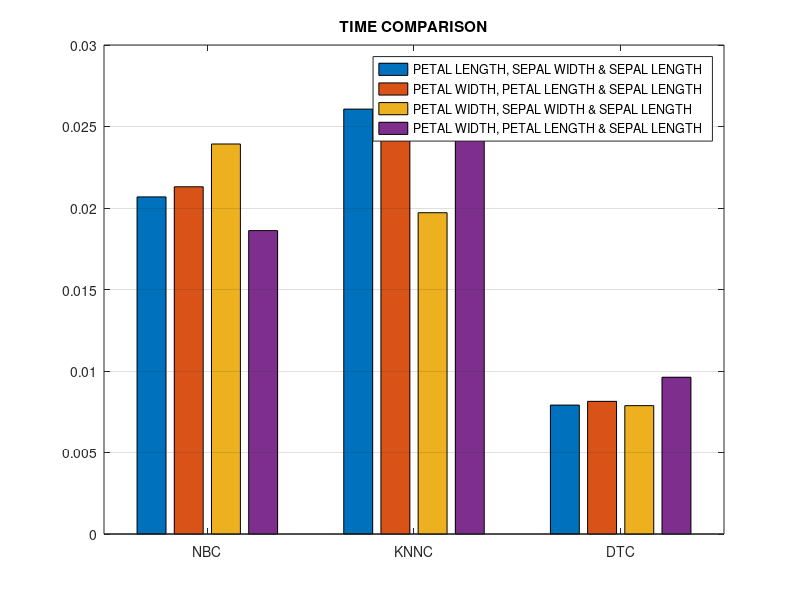
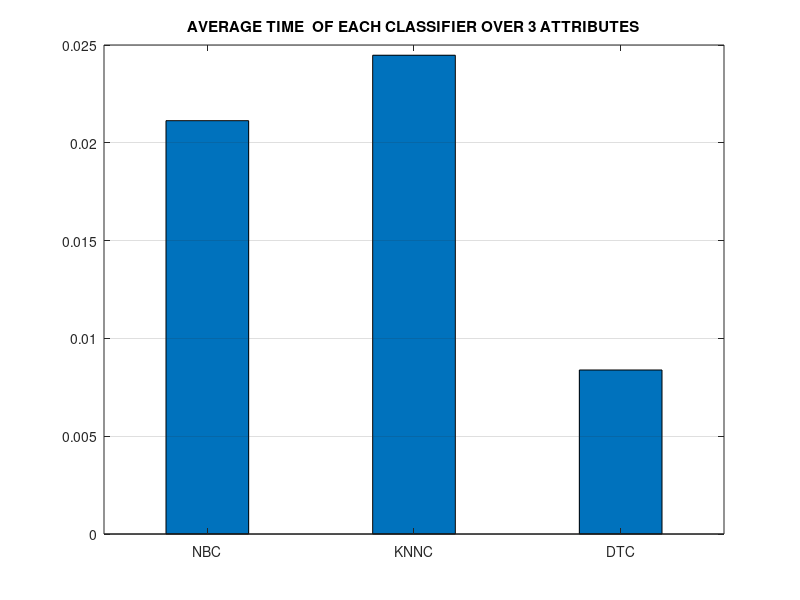

The MATLAB script that drew these images, in order:
nbtime3=[0.020681,0.021303,0.023927,0.018614];
knntime3=[0.026067,0.027566,0.019711,0.024565];
dttime3=[0.007909,0.008138,0.007875,0.009617];
figure('Name','TIME COMPARISON');
bar([nbtime3;knntime3;dttime3]);
set(gca,'XTickLabel',{'NBC','KNNC','DTC'},'YGrid','on');
legend('PETAL LENGTH, SEPAL WIDTH & SEPAL LENGTH','PETAL WIDTH, PETAL LENGTH & SEPAL LENGTH','PETAL WIDTH, SEPAL WIDTH & SEPAL LENGTH','PETAL WIDTH, PETAL LENGTH & SEPAL LENGTH','location','best');
title('TIME COMPARISON');
 figure('Name','TIME COMPARISON');
nbavg=mean(nbtime3);
knnavg=mean(knntime3);
dtavg=mean(dttime3);
bar([nbavg;knnavg;dtavg],0.4);
set(gca,'XTickLabel',{'NBC','KNNC','DTC'},'YGrid','on');
title('AVERAGE TIME  OF EACH CLASSIFIER OVER 3 ATTRIBUTES');